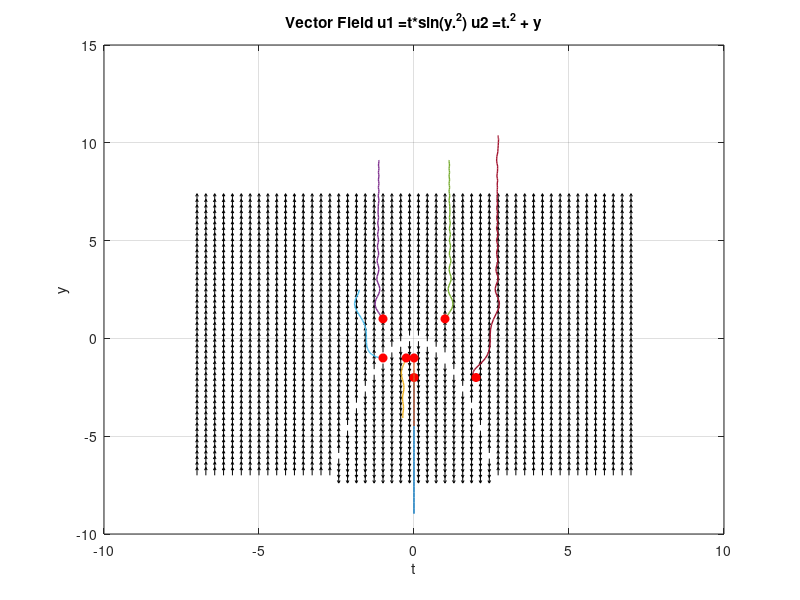
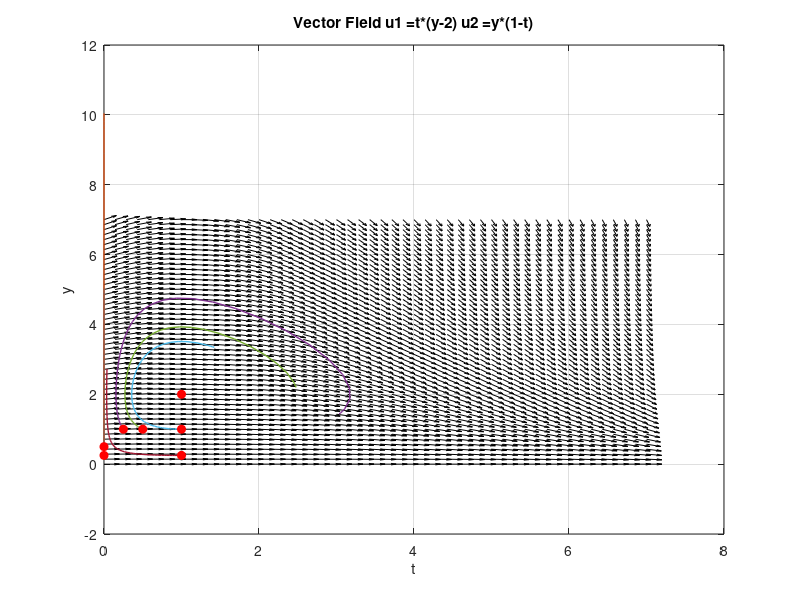

The MATLAB script that drew these images, in order:
t = y = linspace(-7,7,50);

[tt,yy] = meshgrid (t,y);

%tz = vectorField(tt,yy);
fs = 't*sin(y.^2)'
gs = 't.^2 + y'
f = @(t,y) [eval(fs)];
g = @(t,y) [eval(gs)];

dx = f(tt,yy);
dy = g(tt,yy);

L = hypot(dx, dy);
L(L==0) = 1;
dx = dx ./ L;
dy = dy ./ L;

figure;
quiver (tt,yy,dx,dy, 1, 'k');
hold on;
grid on;
xlabel('t'); ylabel('y');
title(strcat('Vector Field u1 =',fs,' u2 = ',gs));

sol = @(t, z) [f(z(1), z(2)); g(z(1),z(2))];
tspan = [0 1.5];

initial_conditions = [-1 1; 1, 1; -1, -1; 2, -2; 0, -2; 0, -1; -0.25, -1];
for k= 1:rows(initial_conditions);
  [t, z] = ode45(sol, tspan, initial_conditions(k, :));
  plot(z(:,1), z(:,2), 'LineWidth',1);
  plot(z(1,1), z(1,2),'ro', 'MarkerFaceColor','r');
end

print -djpg ../fields/matlab_figure.jpg;
hold off;


% Lutka-volterra
t = y = linspace(0,7,50);

[tt,yy] = meshgrid (t,y);

%tz = vectorField(tt,yy);
fs = 't*(y-2)'
gs = 'y*(1-t)'
f = @(t,y) [eval(fs)];
g = @(t,y) [eval(gs)];

dx = f(tt,yy);
dy = g(tt,yy);

L = hypot(dx, dy);
L(L==0) = 1;
dx = dx ./ L;
dy = dy ./ L;

figure;
quiver (tt,yy,dx,dy, 1, 'k');
hold on;
grid on;
xlabel('t'); ylabel('y');
title(strcat('Vector Field u1 =',fs,' u2 = ',gs));

sol = @(t, z) [f(z(1), z(2)); g(z(1),z(2))];
tspan = [0 3];

initial_conditions = [0.25 1; 0.5, 1; 1, 1; 1, 0.25; 0, 0.25; 0, 0.5; 1, 2];
for k= 1:rows(initial_conditions);
  [t, z] = ode45(sol, tspan, initial_conditions(k, :));
  plot(z(:,1), z(:,2), 'LineWidth',1);
  plot(z(1,1), z(1,2),'ro', 'MarkerFaceColor','r');
end

print -djpg ../fields/matlab_figure_lutka.jpg;
hold off;
%f_2 = @(t,y) [1 - t.^2 - y.^2];
%
%z = f_2 (tt, yy);
%quiver (tt,yy,tt,z);
%title("1 - t^2 - y^2")
%print -djpg ../fields/matlab_figure2.jpg;
%
%f_3 = @(t,y) [sin(t)-cos(y)];
%
%z = f_3 (tt, yy);
%
%quiver(tt,yy,tt,z);
%title("sin(t)-cos(y)");
%print -djpg ../fields/matlab_figure3.jpg;
%
%f_4 = @(t,y) [t.^2 + y.^2];
%
%z = f_4 (tt,yy);
%h = quiver(tt,yy,tt,z);
%set(h, "maxheadsize", 0.25);
%title(" x^2 + y^2")
%print -djpg ../fields/matlab_figure4.jpg
